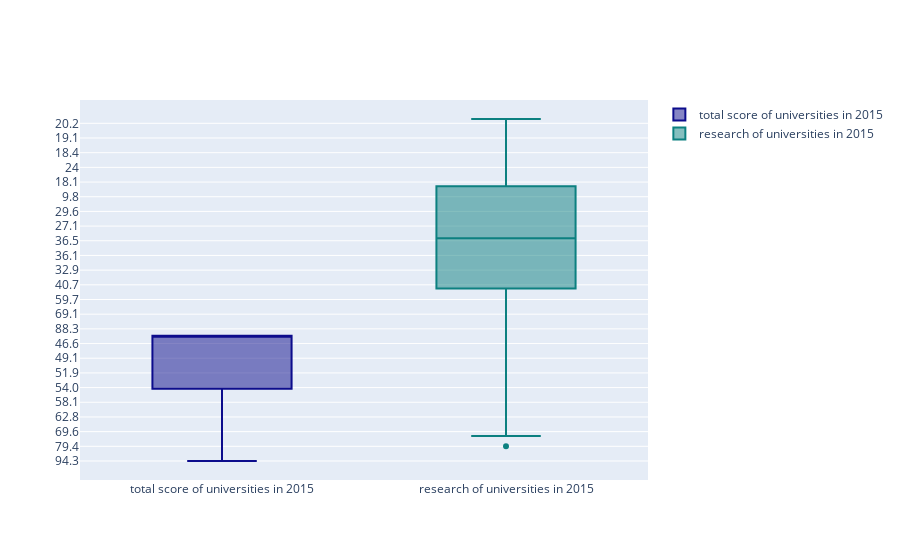

Write notebook code for a chart like this one.
### Code cell
x2015 = timesData[timesData.year == 2015]

trace0 = go.Box(
    y=x2015.total_score,
    name = 'total score of universities in 2015',
    marker = dict(
        color = 'rgb(12, 12, 140)',
    )
)
trace1 = go.Box(
    y=x2015.research,
    name = 'research of universities in 2015',
    marker = dict(
        color = 'rgb(12, 128, 128)',
    )
)
data = [trace0, trace1]
iplot(data)

### Figure 1 — Plotly figure (JSON) as saved in the notebook; plotly's stock layout.template omitted (floating-point values rounded to 4 significant figures; data arrays with more than 128 entries replaced by an {"elided": "..."} marker saying what was removed)
{"data": [{"marker": {"color": "rgb(12, 12, 140)"}, "name": "total score of universities in 2015", "type": "box", "y": {"elided": "401 str values"}}, {"marker": {"color": "rgb(12, 128, 128)"}, "name": "research of universities in 2015", "type": "box", "y": {"elided": "401 float values"}}], "layout": {}}
